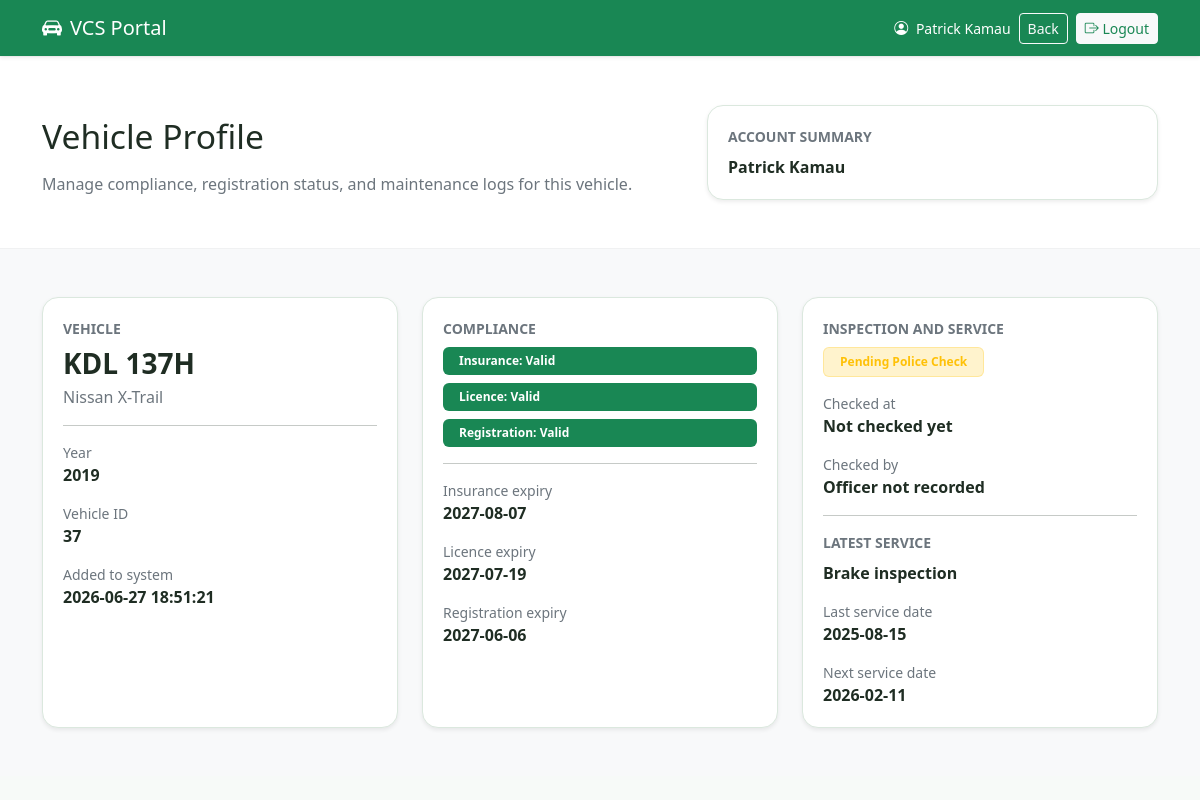
The app's page /views/citizen_vehicle_details.php?vehicle_id=37 (signed in) with its own data.
### tables this page shows
CREATE TABLE IF NOT EXISTS vehicles (
    vehicle_id INT AUTO_INCREMENT PRIMARY KEY,
    owner_id INT NOT NULL,
    plate_number VARCHAR(50) NOT NULL,
    make VARCHAR(100) NOT NULL,
    model VARCHAR(100) NOT NULL,
    year INT NOT NULL,
    inspection_status VARCHAR(30) NOT NULL DEFAULT 'Pending Police Check',
    inspection_checked_at DATETIME NULL,
    inspection_checked_by INT NULL,
    created_at TIMESTAMP DEFAULT CURRENT_TIMESTAMP,
    CONSTRAINT fk_vehicles_owner
        FOREIGN KEY (owner_id) REFERENCES users(user_id)
        ON DELETE CASCADE
    ,
    CONSTRAINT fk_vehicles_inspection_checked_by
        FOREIGN KEY (inspection_checked_by) REFERENCES users(user_id)
        ON DELETE SET NULL
);

CREATE TABLE IF NOT EXISTS compliance_records (
    compliance_id INT AUTO_INCREMENT PRIMARY KEY,
    vehicle_id INT NOT NULL,
    insurance_expiry DATE NOT NULL,
    insurance_status VARCHAR(20) NOT NULL,
    licence_expiry DATE NOT NULL,
    licence_status VARCHAR(20) NOT NULL,
    registration_expiry DATE NOT NULL,
    registration_status VARCHAR(20) NOT NULL,
    created_at TIMESTAMP DEFAULT CURRENT_TIMESTAMP,
    CONSTRAINT fk_compliance_vehicle
        FOREIGN KEY (vehicle_id) REFERENCES vehicles(vehicle_id)
        ON DELETE CASCADE
);

CREATE TABLE IF NOT EXISTS service_records (
    service_id INT AUTO_INCREMENT PRIMARY KEY,
    vehicle_id INT NOT NULL,
    service_details VARCHAR(255) NOT NULL,
    last_service_date DATE NOT NULL,
    next_service_date DATE NOT NULL,
    created_at TIMESTAMP DEFAULT CURRENT_TIMESTAMP,
    CONSTRAINT fk_service_vehicle
        FOREIGN KEY (vehicle_id) REFERENCES vehicles(vehicle_id)
        ON DELETE CASCADE
);

### views/citizen_vehicle_details.php (the view, shortened to what this page needs)
<?php
require_once '../config/db.php';
function h($value): string
{
    return htmlspecialchars((string) $value, ENT_QUOTES, 'UTF-8');
}
function inspectionBadgeClass($status): string
{
    $normalized = strtolower(trim((string) $status));
    if ($normalized === 'pending police check') {
        return 'bg-warning-subtle text-warning border border-warning border-opacity-25';
    }
    return 'bg-secondary-subtle text-secondary border border-secondary border-opacity-25';
}
$userId = (int) $_SESSION['user_id'];
$vehicleId = (int) ($_GET['vehicle_id'] ?? 0);
$vehicle = null;
$dashboardUrl = '/views/citizen_portal.php';
if ($vehicleId <= 0) {
    $message = 'Select a vehicle first.';
    $messageType = 'warning';
} else {
    try {
        $stmt = $pdo->prepare(
            "SELECT
                u.user_id,
                u.name AS owner_name,
                u.email AS owner_email,
                u.role AS owner_role,
                v.vehicle_id,
                v.plate_number,
                v.make,
                v.model,
                v.year,
                v.inspection_status,
                v.inspection_checked_at,
                v.inspection_checked_by,
                checker.name AS inspection_checked_by_name,
                v.created_at AS vehicle_created_at,
                c.insurance_expiry,
                c.insurance_status,
                c.licence_expiry,
                c.licence_status,
                c.registration_expiry,
                c.registration_status,
                s.service_details,
                s.last_service_date,
                s.next_service_date
            FROM vehicles v
            INNER JOIN users u ON u.user_id = v.owner_id
            LEFT JOIN compliance_records c ON c.vehicle_id = v.vehicle_id
            LEFT JOIN service_records s ON s.vehicle_id = v.vehicle_id
            LEFT JOIN users checker ON checker.user_id = v.inspection_checked_by
            WHERE v.vehicle_id = :vehicle_id
              AND v.owner_id = :owner_id
            LIMIT 1"
        );
        $stmt->execute([
            'vehicle_id' => $vehicleId,
            'owner_id' => $userId,
        ]);
        $vehicle = $stmt->fetch();
    } catch (PDOException $e) {
        error_log($e->getMessage());
        $message = 'Database error while loading vehicle details.';
        $messageType = 'danger';
    }
}
?>
<!DOCTYPE html>
<html lang="en">
<head>
    <link href="https://cdn.jsdelivr.net/npm/bootstrap@5.3.2/dist/css/bootstrap.min.css" rel="stylesheet">
    <link href="https://cdn.jsdelivr.net/npm/bootstrap-icons@1.11.3/font/bootstrap-icons.min.css" rel="stylesheet">
    <link href="../assets/css/style.css" rel="stylesheet">
</head>
<body class="dashboard-page">
    <nav class="navbar navbar-expand-lg navbar-dark bg-success shadow-sm">
        <div class="container">
            <a class="navbar-brand text-white" href="<?php echo h($dashboardUrl); ?>">
                <i class="bi bi-car-front-fill me-2"></i>VCS Portal
            </a>
            <div class="d-flex align-items-center text-white gap-2">
                <span class="small d-none d-md-inline"><i class="bi bi-person-circle me-1"></i> <?php echo h($_SESSION['name'] ?? 'Citizen'); ?></span>
                <a href="<?php echo h($dashboardUrl); ?>" class="btn btn-outline-light btn-sm">Back</a>
                <a href="/backend/logout.php" class="btn btn-light btn-sm text-success">
                    <i class="bi bi-box-arrow-right"></i> Logout
                </a>
            </div>
        </div>
    </nav>
    <main>
        <section class="section-band bg-white">
            <div class="container py-5">
                <div class="row align-items-center g-4">
                    <div class="col-lg-7">
                        <h1 class="section-title mt-2 mb-3">Vehicle Profile</h1>
                        <p class="text-secondary mb-0">
                            Manage compliance, registration status, and maintenance logs for this vehicle.
                        </p>
                    </div>
                    <div class="col-lg-5">
                        <div class="detail-card shadow-sm">
                            <div class="small text-secondary text-uppercase fw-semibold">Account summary</div>
                            <div class="fw-bold mt-2"><?php echo h($_SESSION['name'] ?? 'Citizen'); ?></div>
                        </div>
                    </div>
                </div>
            </div>
        </section>
        <section class="section-band bg-light">
            <div class="container py-5">
                <?php if ($vehicle): ?>
                    <div class="row g-4">
                        <div class="col-lg-4">
                            <div class="detail-card h-100 shadow-sm">
                                <div class="small text-secondary text-uppercase fw-semibold">Vehicle</div>
                                <h2 class="h3 fw-bold mt-2 mb-1"><?php echo h($vehicle['plate_number']); ?></h2>
                                <p class="text-secondary mb-0"><?php echo h($vehicle['make']); ?> <?php echo h($vehicle['model']); ?></p>
                                <hr>
                                <div class="small text-secondary">Year</div>
                                <div class="fw-semibold"><?php echo h($vehicle['year']); ?></div>
                                <div class="small text-secondary mt-3">Vehicle ID</div>
                                <div class="fw-semibold"><?php echo h($vehicle['vehicle_id']); ?></div>
                                <div class="small text-secondary mt-3">Added to system</div>
                                <div class="fw-semibold"><?php echo h($vehicle['vehicle_created_at']); ?></div>
                            </div>
                        </div>
                        <div class="col-lg-4">
                            <div class="detail-card h-100 shadow-sm">
                                <div class="small text-secondary text-uppercase fw-semibold">Compliance</div>
                                <div class="mt-2 d-grid gap-2">
                                    <span class="badge bg-success px-3 py-2 text-start">Insurance: <?php echo h($vehicle['insurance_status'] ?? 'N/A'); ?></span>
                                    <span class="badge bg-success px-3 py-2 text-start">Licence: <?php echo h($vehicle['licence_status'] ?? 'N/A'); ?></span>
                                    <span class="badge bg-success px-3 py-2 text-start">Registration: <?php echo h($vehicle['registration_status'] ?? 'N/A'); ?></span>
                                </div>
                                <hr>
                                <div class="small text-secondary">Insurance expiry</div>
                                <div class="fw-semibold"><?php echo h($vehicle['insurance_expiry'] ?? 'N/A'); ?></div>
                                <div class="small text-secondary mt-3">Licence expiry</div>
                                <div class="fw-semibold"><?php echo h($vehicle['licence_expiry'] ?? 'N/A'); ?></div>
                                <div class="small text-secondary mt-3">Registration expiry</div>
                                <div class="fw-semibold"><?php echo h($vehicle['registration_expiry'] ?? 'N/A'); ?></div>
                            </div>
                        </div>
                        <div class="col-lg-4">
                            <div class="detail-card h-100 shadow-sm">
                                <div class="small text-secondary text-uppercase fw-semibold">Inspection and service</div>
                                <div class="mt-2">
                                    <span class="badge <?php echo inspectionBadgeClass($vehicle['inspection_status'] ?? 'Pending Police Check'); ?> px-3 py-2">
                                        <?php echo h($vehicle['inspection_status'] ?? 'Pending Police Check'); ?>
                                    </span>
                                </div>
                                <div class="small text-secondary mt-3">Checked at</div>
                                <div class="fw-semibold"><?php echo h($vehicle['inspection_checked_at'] ?? 'Not checked yet'); ?></div>
                                <div class="small text-secondary mt-3">Checked by</div>
                                <div class="fw-semibold"><?php echo h($vehicle['inspection_checked_by_name'] ?? 'Officer not recorded'); ?></div>
                                <hr>
                                <div class="small text-secondary text-uppercase fw-semibold">Latest service</div>
                                <div class="fw-semibold mt-2"><?php echo h($vehicle['service_details'] ?? 'N/A'); ?></div>
                                <div class="small text-secondary mt-3">Last service date</div>
                                <div class="fw-semibold"><?php echo h($vehicle['last_service_date'] ?? 'N/A'); ?></div>
                                <div class="small text-secondary mt-3">Next service date</div>
                                <div class="fw-semibold"><?php echo h($vehicle['next_service_date'] ?? 'N/A'); ?></div>
                            </div>
                        </div>
                                </div>
                            </div>
                <?php endif; ?>
        </section>
    </main>
</body>
</html>

### assets/css/style.css (style rules this page uses)
:root { --vcs-green: #0a7a3c; --vcs-green-dark: #07592d; --vcs-green-soft: #e9f6ee; --vcs-white: #ffffff; --vcs-ink: #1f2d23; --vcs-muted: #5f6f65; --vcs-border: #dbe8de; --vcs-surface: #f7faf8; }
html { scroll-behavior: smooth; }
body { background: var(--vcs-surface); color: var(--vcs-ink); }
.section-band { border-top: 1px solid rgba(0, 0, 0, 0.03); }
.section-title { font-size: clamp(1.8rem, 2.8vw, 2.6rem); line-height: 1.15; }
.value-card, .search-card, .detail-card, .info-tile, .feature-card, .lookup-preview, .mini-result { background: var(--vcs-white); border: 1px solid var(--vcs-border); border-radius: 1rem; padding: 1.25rem; }

### records on screen
vehicles: plate_number "KDL 137H", make "Nissan", model "X-Trail", year "2019", vehicle_id "37", created_at "2026-06-27 18:51:21", compliance_records.insurance_status "Valid", compliance_records.licence_status "Valid", compliance_records.registration_status "Valid", compliance_records.insurance_expiry "2027-08-07", compliance_records.licence_expiry "2027-07-19", compliance_records.registration_expiry "2027-06-06", inspection_status "Pending Police Check", inspection_checked_at "Not checked yet", service_records.service_details "Brake inspection", service_records.last_service_date "2025-08-15", service_records.next_service_date "2026-02-11"

### other values on screen
$_SESSION['name'] "Patrick Kamau"
$vehicle['inspection_checked_by_name'] "Officer not recorded"
